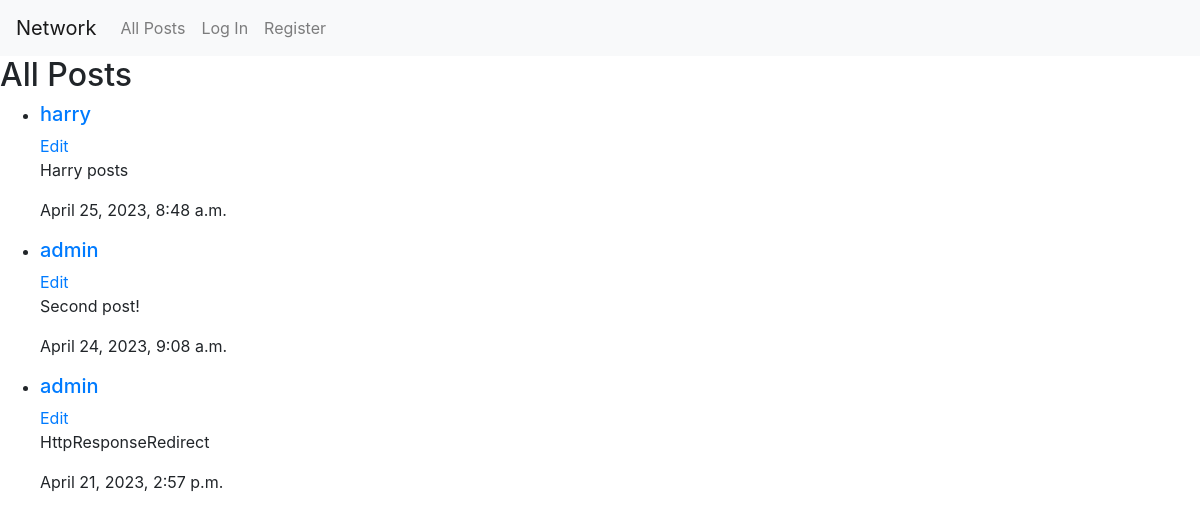
Before: / with the older database file.
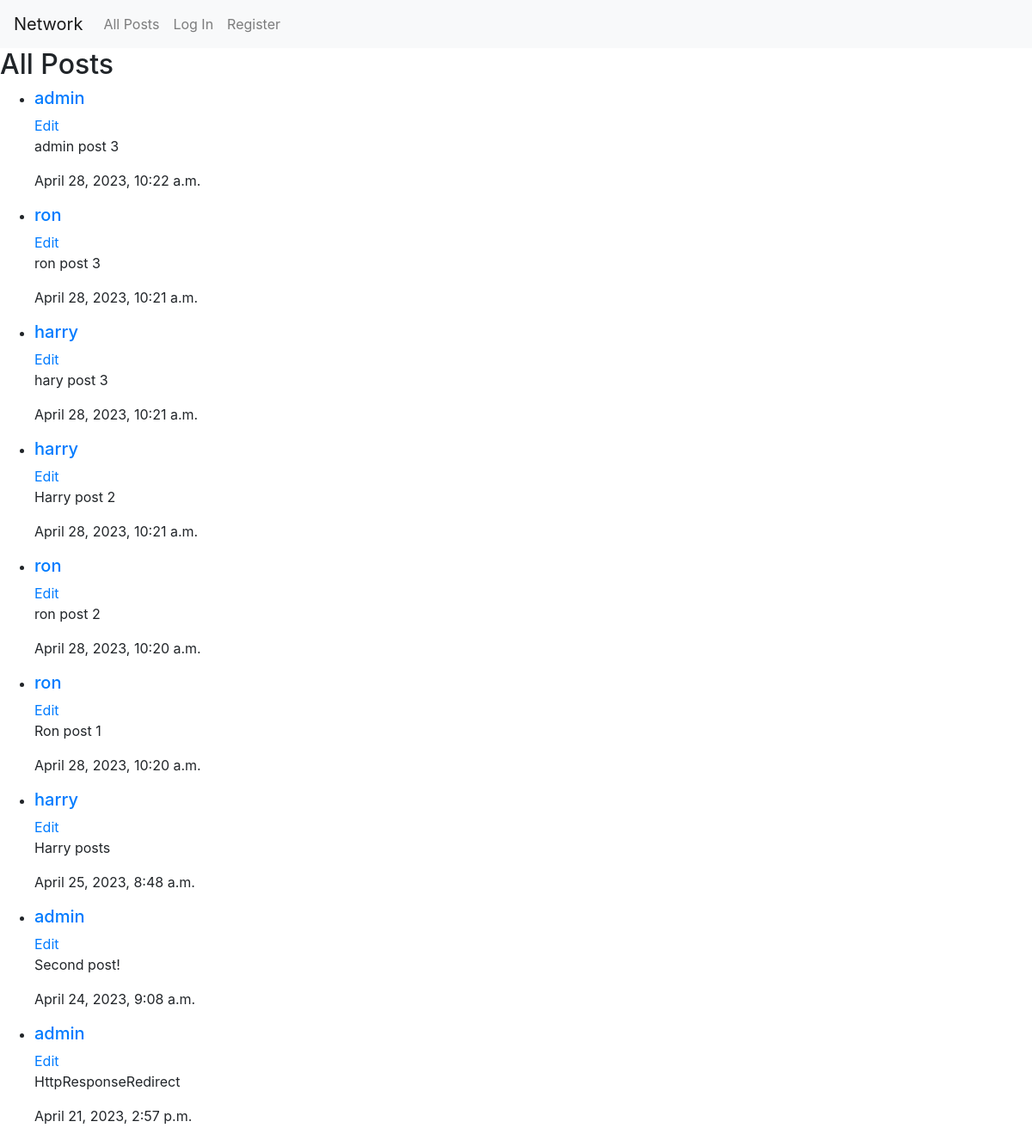
After: the same page with the newer database file.
### network/models.py (models this page shows, shortened)
class Post(models.Model):
    author = models.ForeignKey(User, on_delete=models.CASCADE, related_name="posts")
    content = models.CharField(max_length=150)
    date = models.DateTimeField(auto_now_add=True)

class User(AbstractUser):
    pass

### network/views.py (the view)
# urls.py: path("", views.index, name="index"),
def index(request):
    if request.method == "POST":
        form = PostForm(request.POST)
        if form.is_valid():
            new_post = form.save(commit=False)
            new_post.author = request.user
            new_post.save()
            return HttpResponseRedirect(reverse("index"))
    else:
        post_form = PostForm()
        posts = Post.objects.all().order_by("-date")
        return render(request, "network/index.html", {
            "posts": posts,
            "form": post_form
    })

### network/templates/network/index.html (shortened to what this page needs)
{% extends "network/layout.html" %}
{% block body %}
    <div class="AllPosts">
        <h2>All Posts</h2>
        <ul>
            {% for post in posts %}
                <li>
                    <h5><a href="{% url 'profile' user_id=post.author.id %}">{{ post.author }}</a></h5>
                    <div>
                        <a href="#">Edit</a>
                    </div>
                    <p>{{ post.content }}</p>
                    <p>{{ post.date }}</p>
                </li>
            {% empty %}
                <p>There are no posts yet!</p>
            {% endfor %}
        </ul>
    </div>
{% endblock %}

### network/templates/network/layout.html (shortened to what this page needs)
{% load static %}
<!DOCTYPE html>
<html lang="en">
    <head>
        <link rel="stylesheet" href="https://stackpath.bootstrapcdn.com/bootstrap/4.4.1/css/bootstrap.min.css">
        <link href="{% static 'network/styles.css' %}" rel="stylesheet">
    </head>
    <body>
        <nav class="navbar navbar-expand-lg navbar-light bg-light">
            <a class="navbar-brand" href="{% url 'index' %}">Network</a>
            <div>
              <ul class="navbar-nav mr-auto">
                <li class="nav-item">
                  <a class="nav-link" href="{% url 'index' %}">All Posts</a>
                </li>
                {% if user.is_authenticated %}
                    <li class="nav-item">
                        <a class="nav-link" href="{% url 'following_posts' %}">Following</a>
                    </li>
                    <li class="nav-item">
                        <a class="nav-link" href="{% url 'logout' %}">Log Out</a>
                    </li>
                {% else %}
                    <li class="nav-item">
                        <a class="nav-link" href="{% url 'login' %}">Log In</a>
                    </li>
                    <li class="nav-item">
                        <a class="nav-link" href="{% url 'register' %}">Register</a>
                    </li>
                {% endif %}
              </ul>
            </div>
          </nav>
        <div class="body">
            {% block body %}
            {% endblock %}
        </div>
    </body>
</html>

Changed rows visible on the page:
added Post: author "admin", content "admin post 3", date "April 28, 2023, 10:22 a.m."
added Post: author "ron", content "ron post 3", date "April 28, 2023, 10:21 a.m."
added Post: author "harry", content "hary post 3", date "April 28, 2023, 10:21 a.m."
added Post: author "harry", content "Harry post 2", date "April 28, 2023, 10:21 a.m."
added Post: author "ron", content "ron post 2", date "April 28, 2023, 10:20 a.m."
added Post: author "ron", content "Ron post 1", date "April 28, 2023, 10:20 a.m."
